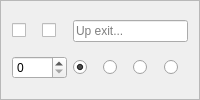
       <widget class="QFrame" name="frame_up">
        <property name="sizePolicy">
         <sizepolicy hsizetype="Preferred" vsizetype="Preferred">
          <horstretch>0</horstretch>
          <verstretch>0</verstretch>
         </sizepolicy>
        </property>
        <property name="frameShape">
         <enum>QFrame::StyledPanel</enum>
        </property>
        <property name="frameShadow">
         <enum>QFrame::Raised</enum>
        </property>
        <layout class="QGridLayout" name="gridLayout_up">
         <item row="0" column="0">
          <widget class="QCheckBox" name="noRoute_up">
           <property name="cursor">
            <cursorShape>PointingHandCursor</cursorShape>
           </property>
           <property name="focusPolicy">
            <enum>Qt::NoFocus</enum>
           </property>
           <property name="toolTip">
            <string>Prevent a route being created via this exit, equivalent to an infinite exit weight</string>
           </property>
           <property name="text">
            <string/>
           </property>
           <property name="checkable">
            <bool>true</bool>
           </property>
          </widget>
         </item>
         <item row="0" column="1">
          <widget class="QCheckBox" name="stub_up">
           <property name="cursor">
            <cursorShape>PointingHandCursor</cursorShape>
           </property>
           <property name="toolTip">
            <string>Create an exit in this direction with unknown distination, mutually exclusive with an actual exit roomID</string>
           </property>
           <property name="text">
            <string/>
           </property>
          </widget>
         </item>
         <item row="0" column="2" colspan="4">
          <widget class="QLineEdit" name="up">
           <property name="toolTip">
            <string>Set the number of the room up from this one, will be blue for a valid number or red for invalid</string>
           </property>
           <property name="placeholderText">
            <string>Up exit...</string>
           </property>
          </widget>
         </item>
         <item row="1" column="0" colspan="2">
          <widget class="QSpinBox" name="weight_up">
           <property name="cursor">
            <cursorShape>SizeVerCursor</cursorShape>
           </property>
           <property name="toolTip">
            <string>Set to a positive value to overide the default (Room) Weight for using this Exit route, zero value assigns the default.</string>
           </property>
           <property name="maximum">
            <number>9999</number>
           </property>
          </widget>
         </item>
         <item row="1" column="2">
          <widget class="QRadioButton" name="doortype_none_up">
           <property name="cursor">
            <cursorShape>PointingHandCursor</cursorShape>
           </property>
           <property name="toolTip">
            <string>No door symbol is drawn on 2D Map for this exit</string>
           </property>
           <property name="text">
            <string/>
           </property>
           <property name="checked">
            <bool>true</bool>
           </property>
           <attribute name="buttonGroup">
            <string notr="true">doortype_up</string>
           </attribute>
          </widget>
         </item>
         <item row="1" column="3">
          <widget class="QRadioButton" name="doortype_open_up">
           <property name="cursor">
            <cursorShape>PointingHandCursor</cursorShape>
           </property>
           <property name="toolTip">
            <string>Green (Open) door symbol would be drawn on 2D Map (but not currently), can be set on either a stub or a real exit</string>
           </property>
           <property name="text">
            <string/>
           </property>
           <attribute name="buttonGroup">
            <string notr="true">doortype_up</string>
           </attribute>
          </widget>
         </item>
         <item row="1" column="4">
          <widget class="QRadioButton" name="doortype_closed_up">
           <property name="cursor">
            <cursorShape>PointingHandCursor</cursorShape>
           </property>
           <property name="toolTip">
            <string>Orange (Closed) door symbol would be drawn on 2D Map (but not currently), can be set on either a stub or a real exit</string>
           </property>
           <property name="text">
            <string/>
           </property>
           <attribute name="buttonGroup">
            <string notr="true">doortype_up</string>
           </attribute>
          </widget>
         </item>
         <item row="1" column="5">
          <widget class="QRadioButton" name="doortype_locked_up">
           <property name="cursor">
            <cursorShape>PointingHandCursor</cursorShape>
           </property>
           <property name="toolTip">
            <string>Red (Locked) door symbol would be drawn on 2D Map (but not currently), can be set on either a stub or a real exit</string>
           </property>
           <property name="text">
            <string/>
           </property>
           <attribute name="buttonGroup">
            <string notr="true">doortype_up</string>
           </attribute>
          </widget>
         </item>
        </layout>
       </widget>
